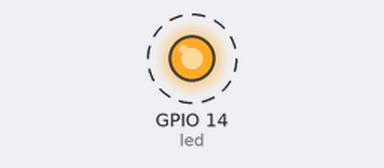
Recording of a program running on a simulated Raspberry Pi (BCM pin numbers). Parts: output pins drawn as LEDs (lit = HIGH). Dashed ring = blinking. What the program prints to the terminal is not drawn.

Above: at 0.5 s.
Timing chart, 0 to 4.6 s (numbered marks = the images above):
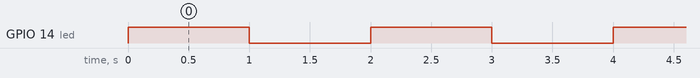

The program:

led_blink.py
```python
from gpiozero import LED
from time import sleep
# Initialize the LED (connected to GPIO14)
led = LED(14)
# Blink the LED
try:
    while True:
        led.on()  # Turn LED on
        print("LED is ON")
        sleep(1)  # Wait for 1 second
        led.off()  # Turn LED off
        print("LED is OFF")
        sleep(1)  # Wait for 1 second
except KeyboardInterrupt:
    print("Program stopped by user.")
```

Measured:
- by itself, GPIO 14 (led): alternates HIGH for 1.0 s and LOW for 1.0 s
